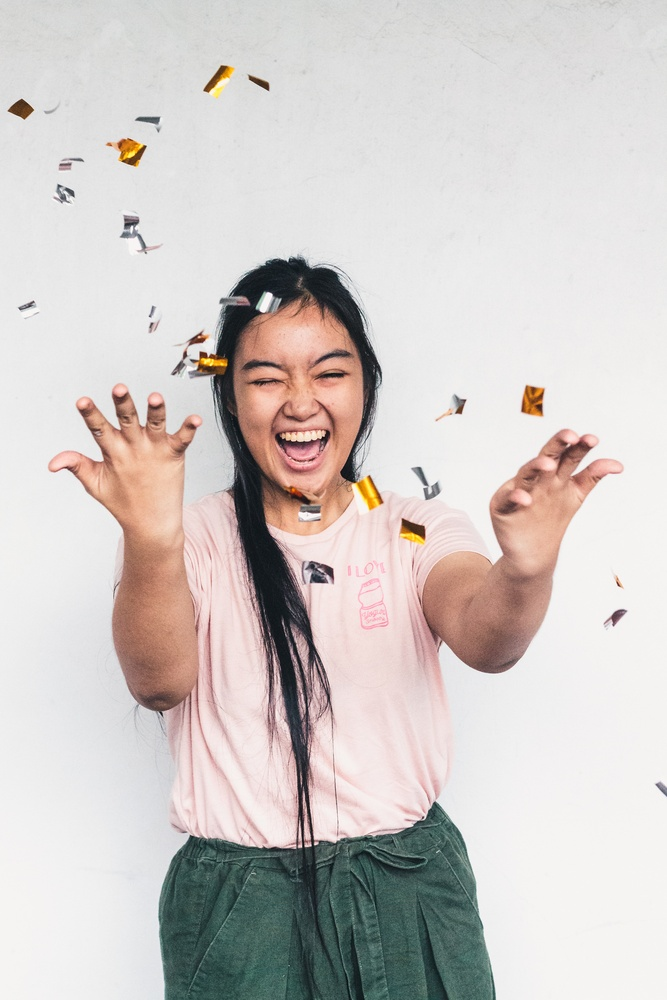
#> input picture Activity 7/IMG_9539.JPG, 667 x 1000 px, shrunk from 1500 x 2250 before the run, given in place of grayscale_check.jpg, which was not available
$ jupyter execute --allow-errors 186-7.ipynb
#> lines starting #> are read from the running program, lines starting #| are printed output that depends on the picture; after the words box and inside, x2 and y2 are one past the last pixel; in counts of white or black regions, pixels touching at a corner belong together; pictures that were not available may be replaced by others from this repository, and a replacement may not be noted
[cell 1]
import numpy as np
import numpy.random as rand
import matplotlib as mpl
from matplotlib import pyplot as mp, patches, widgets
import cv2 as cv
from jupyterthemes import jtplot

[cell 2]
jtplot.reset()
# mpl.use('nbagg')
mp.style.use("seaborn")
mp.rcParams["axes.axisbelow"] = True
mp.rcParams["text.usetex"] = True
mp.rcParams["font.family"] = "serif"
mp.rcParams["figure.figsize"] = (16/2, 9/2)
mp.rcParams["figure.dpi"] = 100
#> (the rest of this cell did not finish here and is left out)

[cell 3]
cheq = cv.imread('grayscale_check.jpg')
#> cheq is the input picture: shape (1000, 667, 3); mean B, G, R 199.1, 201.9, 208.3
hist = np.zeros(256)
for i in range(cheq.shape[-1]):
    hist += np.squeeze(cv.calcHist(cheq, [i], None, [256], [0, 255]))
#> after the loop, hist = 256 values, max 891 at index 212, min 0 at index 0, mean 23.45
hist /= cheq.size
#> hist = 256 values, max 0.000445 at index 212, min 0 at index 0, mean 1.17e-05

mp.imshow(cheq, 'gray')
mp.axis('off')
mp.tight_layout()
mp.show()

mp.figure(figsize=(5, 5))
mp.bar(range(256), hist, color='k', width=1.0)
#> (the rest of this cell did not finish here and is left out)

[cell 4]
cgray = cv.cvtColor(cheq, cv.COLOR_BGR2GRAY)
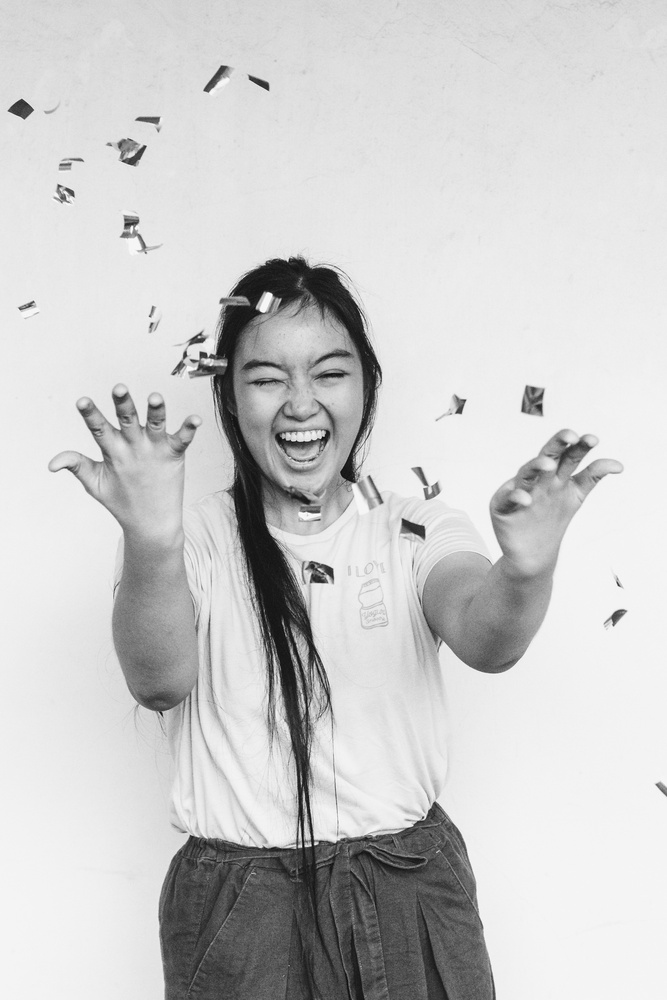
#> cgray: shape (1000, 667); min 10, max 254, mean 203.5

fig, ax = mp.subplots()
mp.subplots_adjust(bottom=0.1)
ax.axis('off')
ax.grid(0)
Int = np.arange(256)
I0 = 125
delta_I = 1
BW = cgray < I0
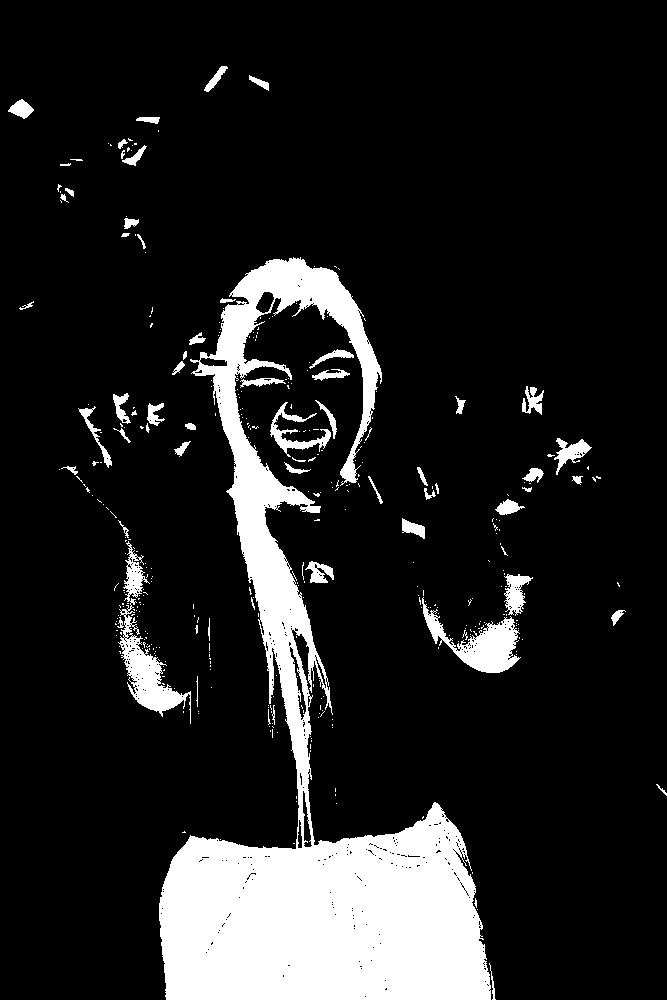
#> BW: shape (1000, 667) bool; 13.3% white; 368 white regions (307 under 20 px), largest, box (x1, y1, x2, y2) and area: (159, 257, 491, 1000) 74049, (118, 541, 191, 724) 3225, (422, 597, 521, 673) 2711
im = mp.imshow(BW, 'gray')
ax.margins(x=0)

axthres = mp.axes([0.25, 0.1, 0.65, 0.03], facecolor='#e0e0e0')
#> (the rest of this cell did not finish here and is left out)

$ run again, on Activity 7/cancer.jpg
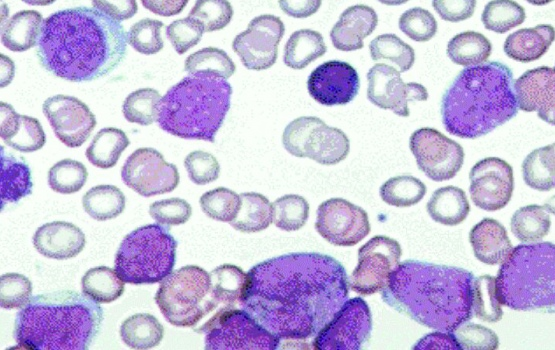
#> input picture Activity 7/cancer.jpg, 555 x 350 px, given in place of grayscale_check.jpg, which was not available
#> cheq is the input picture: shape (350, 555, 3); mean B, G, R 220.9, 191, 199
#> after the loop `for i in range(cheq.shape[-1]):`: hist = 256 values, max 175 at index 248, min 0 at index 0, mean 18.76
#> `hist /= cheq.size`: hist = 256 values, max 0.0003 at index 248, min 0 at index 0, mean 3.22e-05
#> `cgray = cv.cvtColor(cheq, cv.COLOR_BGR2GRAY)`:
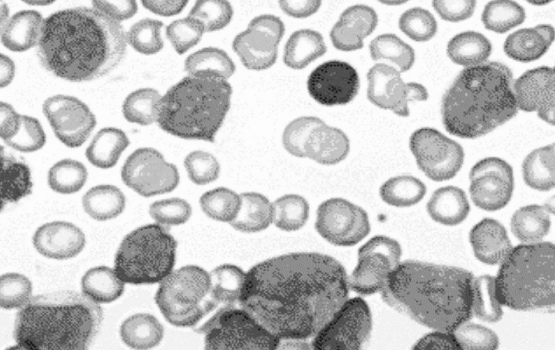
#> cgray: shape (350, 555); min 21, max 255, mean 196.8
#> `BW = cgray < I0`:
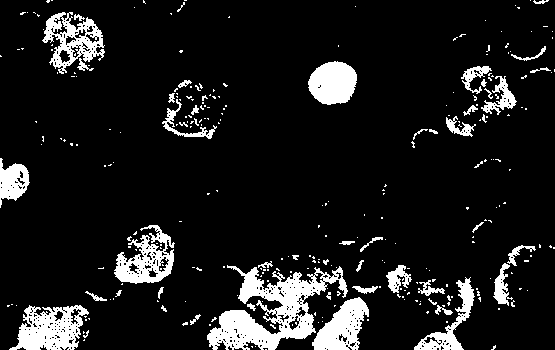
#> BW: shape (350, 555) bool; 10.8% white; 292 white regions (242 under 20 px), largest, box (x1, y1, x2, y2) and area: (207, 265, 348, 350) 4968, (9, 305, 89, 350) 2205, (114, 225, 175, 284) 1750

$ run again, on Activity 7/nccspace.jpg
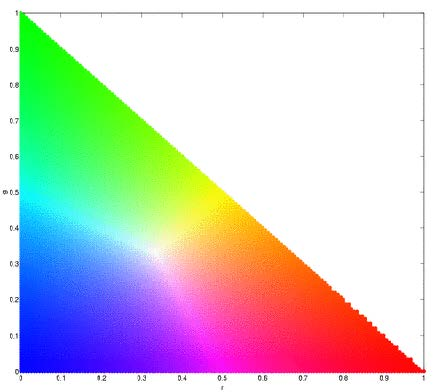
#> input picture Activity 7/nccspace.jpg, 434 x 392 px, given in place of grayscale_check.jpg, which was not available
#> cheq is the input picture: shape (392, 434, 3); mean B, G, R 205.1, 206, 205.7
#> after the loop `for i in range(cheq.shape[-1]):`: hist = 256 values, max 15 at index 253, min 0 at index 0, mean 0.254
#> `hist /= cheq.size`: hist = 256 values, max 2.94e-05 at index 253, min 0 at index 0, mean 4.97e-07
#> `cgray = cv.cvtColor(cheq, cv.COLOR_BGR2GRAY)`:
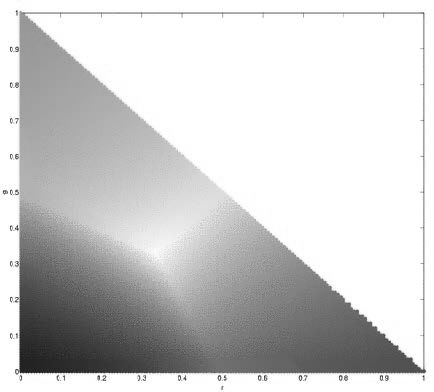
#> cgray: shape (392, 434); min 19, max 255, mean 205.8
#> `BW = cgray < I0`:
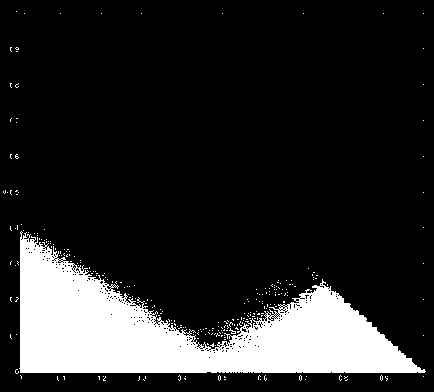
#> BW: shape (392, 434) bool; 15.9% white; 267 white regions (266 under 20 px), largest, box (x1, y1, x2, y2) and area: (19, 231, 426, 373) 26457
